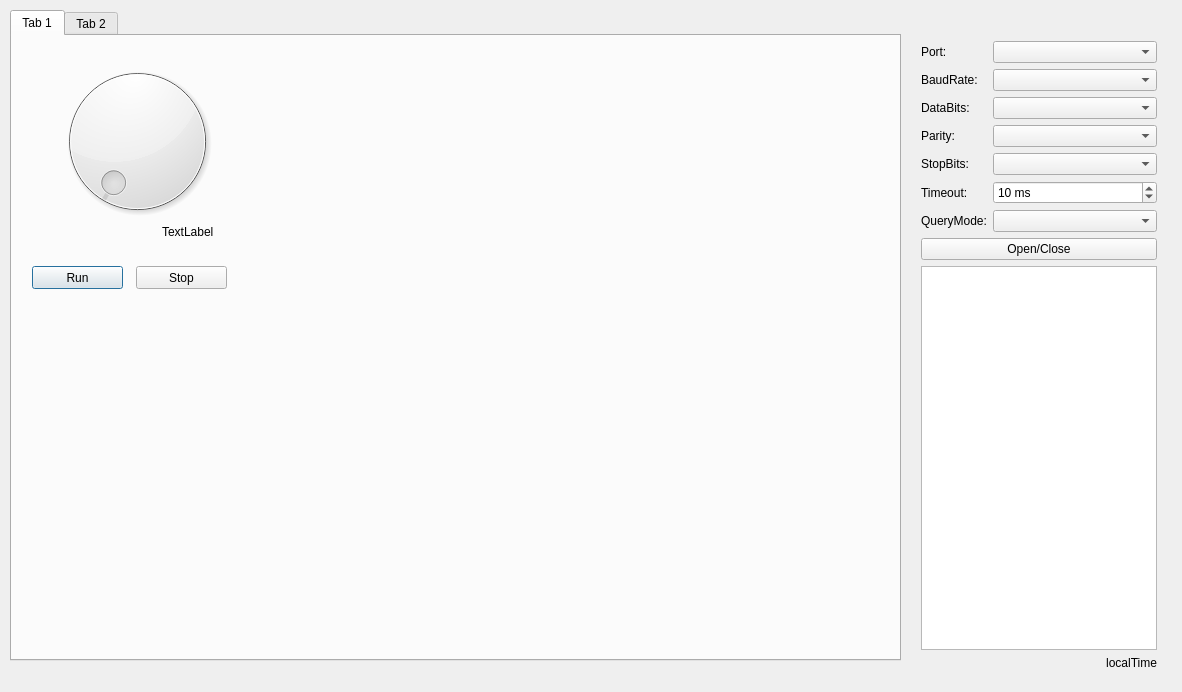
<?xml version="1.0" encoding="UTF-8"?>
<ui version="4.0">
 <class>Dialog</class>
 <widget class="QDialog" name="Dialog">
  <property name="geometry">
   <rect>
    <x>0</x>
    <y>0</y>
    <width>1182</width>
    <height>692</height>
   </rect>
  </property>
  <property name="windowTitle">
   <string>Dialog</string>
  </property>
  <widget class="QTabWidget" name="tabWidget">
   <property name="geometry">
    <rect>
     <x>10</x>
     <y>10</y>
     <width>891</width>
     <height>651</height>
    </rect>
   </property>
   <property name="currentIndex">
    <number>0</number>
   </property>
   <widget class="QWidget" name="tab">
    <attribute name="title">
     <string>Tab 1</string>
    </attribute>
    <widget class="QDial" name="dial">
     <property name="geometry">
      <rect>
       <x>30</x>
       <y>20</y>
       <width>191</width>
       <height>171</height>
      </rect>
     </property>
    </widget>
    <widget class="QLabel" name="label_8">
     <property name="geometry">
      <rect>
       <x>150</x>
       <y>190</y>
       <width>56</width>
       <height>12</height>
      </rect>
     </property>
     <property name="text">
      <string>TextLabel</string>
     </property>
    </widget>
    <widget class="QPushButton" name="Btn_Run">
     <property name="geometry">
      <rect>
       <x>20</x>
       <y>230</y>
       <width>91</width>
       <height>23</height>
      </rect>
     </property>
     <property name="text">
      <string>Run</string>
     </property>
    </widget>
    <widget class="QPushButton" name="Btn_Run_2">
     <property name="geometry">
      <rect>
       <x>124</x>
       <y>230</y>
       <width>91</width>
       <height>23</height>
      </rect>
     </property>
     <property name="text">
      <string>Stop</string>
     </property>
    </widget>
   </widget>
   <widget class="QWidget" name="tab_2">
    <attribute name="title">
     <string>Tab 2</string>
    </attribute>
   </widget>
  </widget>
  <widget class="QWidget" name="">
   <property name="geometry">
    <rect>
     <x>910</x>
     <y>30</y>
     <width>258</width>
     <height>651</height>
    </rect>
   </property>
   <layout class="QVBoxLayout" name="verticalLayout">
    <item>
     <layout class="QFormLayout" name="formLayout">
      <item row="0" column="1">
       <widget class="QComboBox" name="portBox"/>
      </item>
      <item row="1" column="0">
       <widget class="QLabel" name="label_2">
        <property name="text">
         <string>BaudRate:</string>
        </property>
       </widget>
      </item>
      <item row="1" column="1">
       <widget class="QComboBox" name="baudRateBox"/>
      </item>
      <item row="2" column="0">
       <widget class="QLabel" name="label_3">
        <property name="text">
         <string>DataBits:</string>
        </property>
       </widget>
      </item>
      <item row="2" column="1">
       <widget class="QComboBox" name="dataBitsBox"/>
      </item>
      <item row="3" column="0">
       <widget class="QLabel" name="label_4">
        <property name="text">
         <string>Parity:</string>
        </property>
       </widget>
      </item>
      <item row="3" column="1">
       <widget class="QComboBox" name="parityBox"/>
      </item>
      <item row="4" column="0">
       <widget class="QLabel" name="label_5">
        <property name="text">
         <string>StopBits:</string>
        </property>
       </widget>
      </item>
      <item row="4" column="1">
       <widget class="QComboBox" name="stopBitsBox"/>
      </item>
      <item row="5" column="0">
       <widget class="QLabel" name="label_7">
        <property name="text">
         <string>Timeout:</string>
        </property>
       </widget>
      </item>
      <item row="5" column="1">
       <widget class="QSpinBox" name="timeoutBox">
        <property name="suffix">
         <string> ms</string>
        </property>
        <property name="minimum">
         <number>-1</number>
        </property>
        <property name="maximum">
         <number>10000</number>
        </property>
        <property name="singleStep">
         <number>10</number>
        </property>
        <property name="value">
         <number>10</number>
        </property>
       </widget>
      </item>
      <item row="6" column="0">
       <widget class="QLabel" name="label_6">
        <property name="text">
         <string>QueryMode:</string>
        </property>
       </widget>
      </item>
      <item row="6" column="1">
       <widget class="QComboBox" name="queryModeBox"/>
      </item>
      <item row="0" column="0">
       <widget class="QLabel" name="label">
        <property name="text">
         <string>Port:</string>
        </property>
       </widget>
      </item>
     </layout>
    </item>
    <item>
     <widget class="QPushButton" name="openCloseButton">
      <property name="text">
       <string>Open/Close</string>
      </property>
     </widget>
    </item>
    <item>
     <widget class="QTextEdit" name="textEdit"/>
    </item>
    <item>
     <widget class="QLabel" name="label_13">
      <property name="text">
       <string>localTime</string>
      </property>
      <property name="alignment">
       <set>Qt::AlignRight|Qt::AlignTrailing|Qt::AlignVCenter</set>
      </property>
     </widget>
    </item>
   </layout>
  </widget>
 </widget>
 <layoutdefault spacing="6" margin="11"/>
 <resources/>
 <connections/>
</ui>
